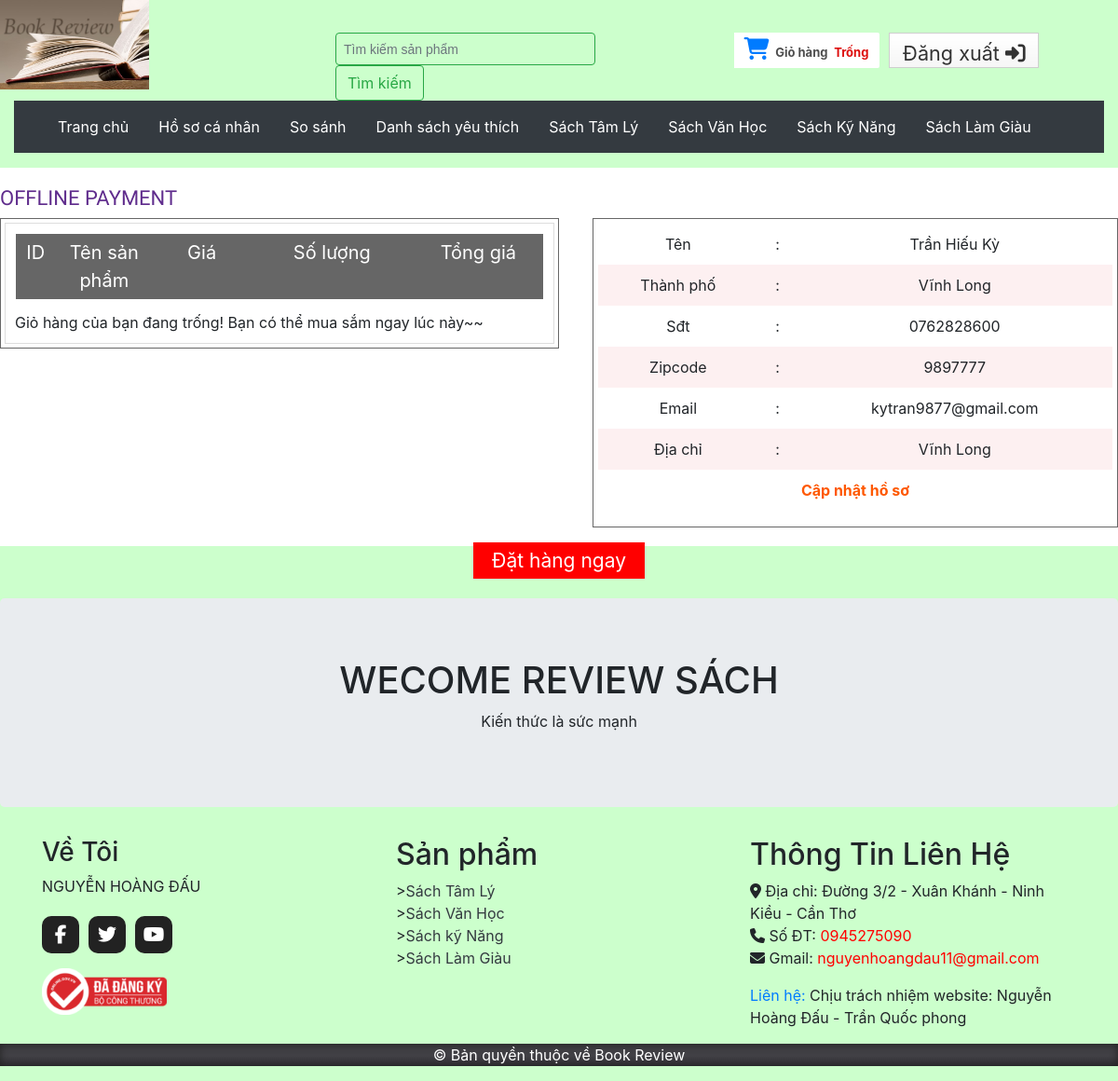
/offlinepayment.php (signed in), run on the app's committed database.
### tables this page shows
CREATE TABLE `tbl_customer` (
  `id` int(11) NOT NULL,
  `name` varchar(255) NOT NULL,
  `address` varchar(255) NOT NULL,
  `city` varchar(30) NOT NULL,
  `country` varchar(30) NOT NULL,
  `zipcode` varchar(30) NOT NULL,
  `phone` varchar(30) NOT NULL,
  `email` varchar(50) NOT NULL,
  `password` varchar(255) NOT NULL
);

### classes/cart.php (called while the page is built, shortened)
<?php
	$filepath = realpath(dirname(__FILE__));
	include_once ($filepath.'/../lib/database.php');
?>
<?php
	class cart
	{
		private $db;
		public function __construct()
		{
			$this->db = new Database();
		}
		public function check_cart(){
			$sId = session_id();
			$query = "SELECT * FROM tbl_cart WHERE sId = '$sId'";
			$result = $this->db->select($query);
			return $result;
		}
	}
?>

### lib/database.php (called while the page is built, shortened)
<?php
Class Database{
   public $host   = DB_HOST;
   public $user   = DB_USER;
   public $pass   = DB_PASS;
   public $dbname = DB_NAME;
   public $link;
private function connectDB(){
   $this->link = new mysqli($this->host, $this->user, $this->pass,
    $this->dbname);
 }
public function select($query){
  $result = $this->link->query($query) or
   die($this->link->error.__LINE__);
  if($result->num_rows > 0){
    return $result;
  } else {
    return false;
  }
 }
}

### classes/customer.php (called while the page is built, shortened)
<?php
	$filepath = realpath(dirname(__FILE__));
	include_once ($filepath.'/../lib/database.php');
?>
<?php
	class customer
	{
		private $db;
		public function __construct()
		{
			$this->db = new Database();
		}
		public function show_customers($id){
			$query = "SELECT * FROM tbl_customer WHERE id='$id'";
			$result = $this->db->select($query);
			return $result;
		}
	}
?>

### lib/session.php (called while the page is built, shortened)
<?php
class Session{
 public static function get($key){
    if (isset($_SESSION[$key])) {
     return $_SESSION[$key];
    } else {
     return false;
    }
 }
}
?>

### offlinepayment.php (the view, shortened to what this page needs)
<?php
	include 'inc/header.php';
?>
<form action="" method="POST">
 <div class="main">
    <div class="content">
    	<div class="section group">
			<div class="heading">
	    		<h3>Offline Payment</h3>
	    	</div>
    		<div class="box_left">
    			<div class="cartpage">
						<table class="tblone">
							<tr>
								<th width="5%">ID</th>
								<th width="15%">Tên sản phẩm</th>
								<th width="15%">Giá</th>
								<th width="25%">Số lượng</th>
								<th width="20%">Tổng giá</th>
							</tr>
						</table>
						<?php
							$check_cart = $ct->check_cart();
								if($check_cart){
								?>
						<table style="float:right;text-align:left;margin:5px" width="40%">
							<tr>
								<th>Sub Total : </th>
								<td><?php
									echo $fm->format_currency($subtotal).' '.'VNĐ' ;
									Session::set('sum',$subtotal);
									Session::set('qty',$qty);
								?></td>
							</tr>
							<tr>
								<th>VAT : </th>
								<td>10% (<?php echo $fm->format_currency($vat = $subtotal * 0.1).' '.'VNĐ'; ?>)</td>
							</tr>
							<tr>
								<th>Grand Total :</th>
								<td><?php
								$vat = $subtotal * 0.1;
								$gtotal = $subtotal + $vat;
								echo $fm->format_currency($gtotal).' '.'VNĐ' ;
								?></td>
							</tr>
					   </table>
					  <?php
					}else{
						echo 'Giỏ hàng của bạn đang trống! Bạn có thể mua sắm ngay lúc này~~';
					}
					  ?>
					</div>
    		</div>
    		<div class="box_right">
    			<table class="tblone">
				<?php
				$id = Session::get('customer_id');
				$get_customers = $cs->show_customers($id);
				if($get_customers){
					while($result = $get_customers->fetch_assoc()){
				?>
				<tr>
					<td>Tên</td>
					<td>:</td>
					<td><?php echo $result['name'] ?></td>
				</tr>
				<tr>
					<td>Thành phố</td>
					<td>:</td>
					<td><?php echo $result['city'] ?></td>
				</tr>
				<tr>
					<td>Sđt</td>
					<td>:</td>
					<td><?php echo $result['phone'] ?></td>
				</tr>
				<tr>
					<td>Zipcode</td>
					<td>:</td>
					<td><?php echo $result['zipcode'] ?></td>
				</tr>
				<tr>
					<td>Email</td>
					<td>:</td>
					<td><?php echo $result['email'] ?></td>
				</tr>
				<tr>
					<td>Địa chỉ</td>
					<td>:</td>
					<td><?php echo $result['address'] ?></td>
				</tr>
				<tr>
					<td colspan="3"><a href="editprofile.php">Cập nhật hồ sơ</a></td>
				</tr>
				<?php
					}
				}
				?>
			</table>
    		</div>
 		</div>
 	</div>
	<center><a href="?orderid=order" class="a_order" >Đặt hàng ngay</a></center><br>
 </div>
</form>
<?php
	include 'inc/footer.php';
 ?>

### css/style.css (style rules this page uses)
html, body, div, span, applet, object, iframe, h1, h2, h3, h4, h5, h6, p, blockquote, pre, a, abbr, acronym, address, big, cite, code, del, dfn, em, img, ins, kbd, q, s, samp, small, strike, strong, sub, sup, tt, var, b, u, i, dl, dt, dd, ol, nav ul, nav li, fieldset, form, label, legend, table, caption, tbody, tfoot, thead, tr, th, td, article, aside, canvas, details, embed, figure, figcaption, footer, header, hgroup, menu, nav, output, ruby, section, summary, time, mark, audio, video { margin: 0; padding: 0; border: 0; font-size: 100%; font: inherit; vertical-align: baseline; }
table { border-collapse: collapse; border-spacing: 0; }
a { text-decoration: none; }
body { font-family: Arial, Helvetica, sans-serif; background: url(../images/body_bg3.jpg); }
.section { clear: both; padding: 0px; margin: 0px; }
.group:before, .group:after { content: ""; display: table; }
.group:after { clear: both; }
.group { zoom: 1; }
.content { padding: 20px 0; background: #fff; }
.heading { float: left; margin-right: 10%; }
.heading h3 { font-family: "Monda", sans-serif; font-size: 22px; color: #602d8d; text-transform: uppercase; }
.cartpage { border: 1px solid #ddd; overflow: hidden; padding: 10px; }
.tblone { border: 1px solid #fff; margin-bottom: 12px; width: 100%; }
.tblone th { background: #666 none repeat scroll 0 0; color: #fff; font-size: 20px; padding: 5px 8px; text-align: center; }
.tblone td { padding: 10px; text-align: center; }
table.tblone tr:nth-child(2n + 1) { background: #fff; height: 30px; }
table.tblone tr:nth-child(2n) { background: #fdf0f1; height: 30px; }
table.tblone a { color: #fe5800; font-weight: bold; text-decoration: none; }

### offlinepayment.php (style rules this page uses)
.box_left { width: 50%; border: 1px solid #666; float: left; padding: 4px; }
.box_right { width: 47%; border: 1px solid #666; float: right; padding: 4px; }
a.a_order { background: red; padding: 7px 20px; color: #fff; font-size: 21px; }

### data on the page
tbl_customer: name "Trần Hiếu Kỳ", city "Vĩnh Long", phone "0762828600", zipcode "9897777", email "kytran9877@gmail.com", address "Vĩnh Long"
